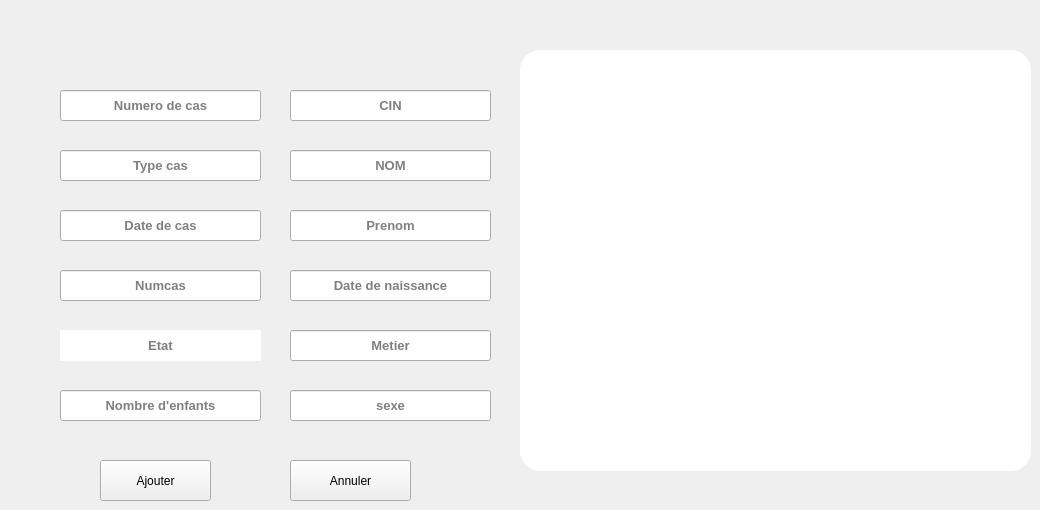
      <widget class="QWidget" name="tab">
       <attribute name="title">
        <string>ajouter</string>
       </attribute>
       <widget class="QLineEdit" name="NumCas">
        <property name="geometry">
         <rect>
          <x>60</x>
          <y>90</y>
          <width>201</width>
          <height>31</height>
         </rect>
        </property>
        <property name="font">
         <font>
          <pointsize>10</pointsize>
          <weight>75</weight>
          <bold>true</bold>
         </font>
        </property>
        <property name="styleSheet">
         <string notr="true"/>
        </property>
        <property name="alignment">
         <set>Qt::AlignCenter</set>
        </property>
        <property name="placeholderText">
         <string>Numero de cas</string>
        </property>
       </widget>
       <widget class="QWidget" name="widget" native="true">
        <property name="geometry">
         <rect>
          <x>520</x>
          <y>50</y>
          <width>511</width>
          <height>421</height>
         </rect>
        </property>
        <property name="styleSheet">
         <string notr="true">background-color: rgb(255, 255, 255);
border-top-left-radius : 20px ; 
border-bottom-left-radius : 20px ; 
border-top-right-radius : 20px ; 
border-bottom-right-radius : 20px ; </string>
        </property>
        <widget class="QTableView" name="print_tab_2">
         <property name="geometry">
          <rect>
           <x>40</x>
           <y>30</y>
           <width>431</width>
           <height>361</height>
          </rect>
         </property>
        </widget>
       </widget>
       <widget class="QPushButton" name="Ajouter">
        <property name="geometry">
         <rect>
          <x>100</x>
          <y>460</y>
          <width>111</width>
          <height>41</height>
         </rect>
        </property>
        <property name="styleSheet">
         <string notr="true">QPushButton#pushButton{
background-color: rgb(255, 255, 255);
	color: rgb(130, 190, 244);
border-top-left-radius : 20px ; 
border-bottom-left-radius : 20px ; 
border-top-right-radius : 20px ; 
border-bottom-right-radius : 20px ; 
}
QPushButton#pushButton:hover{
background-color: rgb(58, 120, 242);
color: rgb(255,255, 255);
}
QPushButton#pushButton:pressed
{
padding-left:10px ;
padding-top:10px ;
}
</string>
        </property>
        <property name="text">
         <string>Ajouter</string>
        </property>
       </widget>
       <widget class="QPushButton" name="pushButton_2">
        <property name="geometry">
         <rect>
          <x>290</x>
          <y>460</y>
          <width>121</width>
          <height>41</height>
         </rect>
        </property>
        <property name="styleSheet">
         <string notr="true">QPushButton#pushButton{
background-color: rgb(255, 255, 255);
	color: rgb(130, 190, 244);
border-top-left-radius : 20px ; 
border-bottom-left-radius : 20px ; 
border-top-right-radius : 20px ; 
border-bottom-right-radius : 20px ; 
}
QPushButton#pushButton:hover{
background-color: rgb(58, 120, 242);
color: rgb(255,255, 255);
}
QPushButton#pushButton:pressed
{
padding-left:10px ;
padding-top:10px ;
}
</string>
        </property>
        <property name="text">
         <string>Annuler</string>
        </property>
       </widget>
       <widget class="QLineEdit" name="Cin">
        <property name="geometry">
         <rect>
          <x>290</x>
          <y>90</y>
          <width>201</width>
          <height>31</height>
         </rect>
        </property>
        <property name="font">
         <font>
          <pointsize>10</pointsize>
          <weight>75</weight>
          <bold>true</bold>
         </font>
        </property>
        <property name="styleSheet">
         <string notr="true"/>
        </property>
        <property name="text">
         <string/>
        </property>
        <property name="alignment">
         <set>Qt::AlignCenter</set>
        </property>
        <property name="placeholderText">
         <string>CIN</string>
        </property>
       </widget>
       <widget class="QLineEdit" name="TypeCas">
        <property name="geometry">
         <rect>
          <x>60</x>
          <y>150</y>
          <width>201</width>
          <height>31</height>
         </rect>
        </property>
        <property name="font">
         <font>
          <pointsize>10</pointsize>
          <weight>75</weight>
          <bold>true</bold>
         </font>
        </property>
        <property name="styleSheet">
         <string notr="true"/>
        </property>
        <property name="alignment">
         <set>Qt::AlignCenter</set>
        </property>
        <property name="placeholderText">
         <string>Type cas</string>
        </property>
       </widget>
       <widget class="QLineEdit" name="Nom">
        <property name="geometry">
         <rect>
          <x>290</x>
          <y>150</y>
          <width>201</width>
          <height>31</height>
         </rect>
        </property>
        <property name="font">
         <font>
          <pointsize>10</pointsize>
          <weight>75</weight>
          <bold>true</bold>
         </font>
        </property>
        <property name="styleSheet">
         <string notr="true"/>
        </property>
        <property name="alignment">
         <set>Qt::AlignCenter</set>
        </property>
        <property name="placeholderText">
         <string>NOM</string>
        </property>
       </widget>
       <widget class="QLineEdit" name="DateCas">
        <property name="geometry">
         <rect>
          <x>60</x>
          <y>210</y>
          <width>201</width>
          <height>31</height>
         </rect>
        </property>
        <property name="font">
         <font>
          <pointsize>10</pointsize>
          <weight>75</weight>
          <bold>true</bold>
         </font>
        </property>
        <property name="styleSheet">
         <string notr="true"/>
        </property>
        <property name="alignment">
         <set>Qt::AlignCenter</set>
        </property>
        <property name="placeholderText">
         <string>Date de cas</string>
        </property>
       </widget>
       <widget class="QLineEdit" name="Numsall">
        <property name="geometry">
         <rect>
          <x>60</x>
          <y>270</y>
          <width>201</width>
          <height>31</height>
         </rect>
        </property>
        <property name="font">
         <font>
          <pointsize>10</pointsize>
          <weight>75</weight>
          <bold>true</bold>
         </font>
        </property>
        <property name="styleSheet">
         <string notr="true"/>
        </property>
        <property name="alignment">
         <set>Qt::AlignCenter</set>
        </property>
        <property name="placeholderText">
         <string>Numcas</string>
        </property>
       </widget>
       <widget class="QLineEdit" name="Prenom">
        <property name="geometry">
         <rect>
          <x>290</x>
          <y>210</y>
          <width>201</width>
          <height>31</height>
         </rect>
        </property>
        <property name="font">
         <font>
          <pointsize>10</pointsize>
          <weight>75</weight>
          <bold>true</bold>
         </font>
        </property>
        <property name="styleSheet">
         <string notr="true"/>
        </property>
        <property name="alignment">
         <set>Qt::AlignCenter</set>
        </property>
        <property name="placeholderText">
         <string>Prenom</string>
        </property>
       </widget>
       <widget class="QLineEdit" name="DateNass">
        <property name="geometry">
         <rect>
          <x>290</x>
          <y>270</y>
          <width>201</width>
          <height>31</height>
         </rect>
        </property>
        <property name="font">
         <font>
          <pointsize>10</pointsize>
          <weight>75</weight>
          <bold>true</bold>
         </font>
        </property>
        <property name="styleSheet">
         <string notr="true"/>
        </property>
        <property name="alignment">
         <set>Qt::AlignCenter</set>
        </property>
        <property name="placeholderText">
         <string>Date de naissance</string>
        </property>
       </widget>
       <widget class="QLineEdit" name="Etat">
        <property name="geometry">
         <rect>
          <x>60</x>
          <y>330</y>
          <width>201</width>
          <height>31</height>
         </rect>
        </property>
        <property name="font">
         <font>
          <pointsize>10</pointsize>
          <weight>75</weight>
          <bold>true</bold>
         </font>
        </property>
        <property name="styleSheet">
         <string notr="true">border-top-left-radius : 20px ; 
border-bottom-left-radius : 20px ; 
border-top-right-radius : 20px ; 
border-bottom-right-radius : 20px ; </string>
        </property>
        <property name="alignment">
         <set>Qt::AlignCenter</set>
        </property>
        <property name="placeholderText">
         <string>Etat</string>
        </property>
       </widget>
       <widget class="QLineEdit" name="NbEnf">
        <property name="geometry">
         <rect>
          <x>60</x>
          <y>390</y>
          <width>201</width>
          <height>31</height>
         </rect>
        </property>
        <property name="font">
         <font>
          <pointsize>10</pointsize>
          <weight>75</weight>
          <bold>true</bold>
         </font>
        </property>
        <property name="styleSheet">
         <string notr="true"/>
        </property>
        <property name="alignment">
         <set>Qt::AlignCenter</set>
        </property>
        <property name="placeholderText">
         <string>Nombre d'enfants</string>
        </property>
       </widget>
       <widget class="QLineEdit" name="Metier">
        <property name="geometry">
         <rect>
          <x>290</x>
          <y>330</y>
          <width>201</width>
          <height>31</height>
         </rect>
        </property>
        <property name="font">
         <font>
          <pointsize>10</pointsize>
          <weight>75</weight>
          <bold>true</bold>
         </font>
        </property>
        <property name="styleSheet">
         <string notr="true"/>
        </property>
        <property name="alignment">
         <set>Qt::AlignCenter</set>
        </property>
        <property name="placeholderText">
         <string>Metier</string>
        </property>
       </widget>
       <widget class="QLineEdit" name="Sexe">
        <property name="geometry">
         <rect>
          <x>290</x>
          <y>390</y>
          <width>201</width>
          <height>31</height>
         </rect>
        </property>
        <property name="font">
         <font>
          <pointsize>10</pointsize>
          <weight>75</weight>
          <bold>true</bold>
         </font>
        </property>
        <property name="styleSheet">
         <string notr="true"/>
        </property>
        <property name="alignment">
         <set>Qt::AlignCenter</set>
        </property>
        <property name="placeholderText">
         <string>sexe</string>
        </property>
       </widget>
      </widget>
